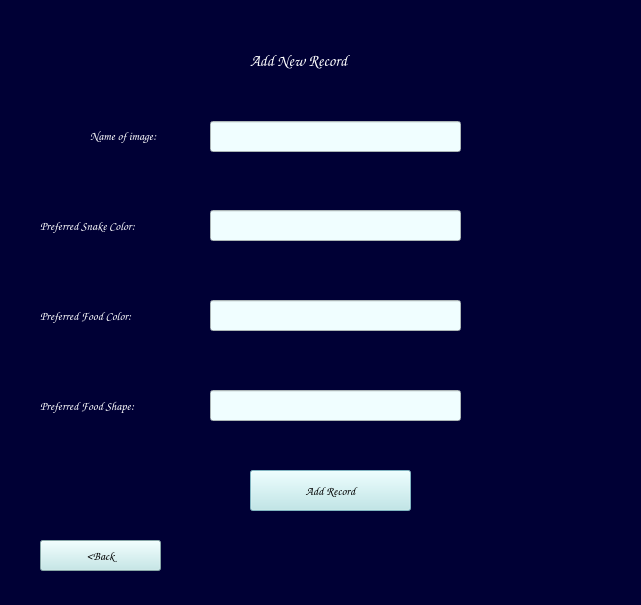
<?xml version="1.0" encoding="UTF-8"?>
<ui version="4.0">
 <class>Dialog</class>
 <widget class="QDialog" name="Dialog">
  <property name="geometry">
   <rect>
    <x>0</x>
    <y>0</y>
    <width>641</width>
    <height>605</height>
   </rect>
  </property>
  <property name="windowTitle">
   <string>Dialog</string>
  </property>
  <property name="styleSheet">
   <string notr="true">background-color: rgb(0, 0, 53);</string>
  </property>
  <widget class="QLabel" name="label_2">
   <property name="geometry">
    <rect>
     <x>40</x>
     <y>200</y>
     <width>161</width>
     <height>51</height>
    </rect>
   </property>
   <property name="font">
    <font>
     <family>Comic Sans MS</family>
     <pointsize>9</pointsize>
     <weight>50</weight>
     <bold>false</bold>
    </font>
   </property>
   <property name="styleSheet">
    <string notr="true">color: rgb(255, 255, 255);</string>
   </property>
   <property name="text">
    <string>Preferred Snake Color:</string>
   </property>
  </widget>
  <widget class="QLabel" name="label_3">
   <property name="geometry">
    <rect>
     <x>40</x>
     <y>290</y>
     <width>161</width>
     <height>51</height>
    </rect>
   </property>
   <property name="font">
    <font>
     <family>Comic Sans MS</family>
     <pointsize>9</pointsize>
     <weight>50</weight>
     <bold>false</bold>
    </font>
   </property>
   <property name="styleSheet">
    <string notr="true">color: rgb(255, 255, 255);</string>
   </property>
   <property name="text">
    <string>Preferred Food Color:</string>
   </property>
  </widget>
  <widget class="QLabel" name="label_4">
   <property name="geometry">
    <rect>
     <x>40</x>
     <y>380</y>
     <width>161</width>
     <height>51</height>
    </rect>
   </property>
   <property name="font">
    <font>
     <family>Comic Sans MS</family>
     <pointsize>9</pointsize>
     <weight>50</weight>
     <bold>false</bold>
    </font>
   </property>
   <property name="styleSheet">
    <string notr="true">color: rgb(255, 255, 255);</string>
   </property>
   <property name="text">
    <string>Preferred Food Shape:</string>
   </property>
  </widget>
  <widget class="QPushButton" name="addRecButton">
   <property name="enabled">
    <bool>true</bool>
   </property>
   <property name="geometry">
    <rect>
     <x>250</x>
     <y>470</y>
     <width>161</width>
     <height>41</height>
    </rect>
   </property>
   <property name="font">
    <font>
     <family>Comic Sans MS</family>
    </font>
   </property>
   <property name="styleSheet">
    <string notr="true">background-color: rgb(189, 232, 232);
selection-background-color: rgb(141, 198, 211);</string>
   </property>
   <property name="text">
    <string>Add Record</string>
   </property>
  </widget>
  <widget class="QLabel" name="label_5">
   <property name="geometry">
    <rect>
     <x>90</x>
     <y>110</y>
     <width>111</width>
     <height>51</height>
    </rect>
   </property>
   <property name="font">
    <font>
     <family>Comic Sans MS</family>
     <pointsize>9</pointsize>
     <weight>50</weight>
     <bold>false</bold>
    </font>
   </property>
   <property name="styleSheet">
    <string notr="true">color: rgb(255, 255, 255);</string>
   </property>
   <property name="text">
    <string>Name of image:</string>
   </property>
  </widget>
  <widget class="QLabel" name="label">
   <property name="geometry">
    <rect>
     <x>250</x>
     <y>30</y>
     <width>161</width>
     <height>61</height>
    </rect>
   </property>
   <property name="font">
    <font>
     <family>Comic Sans MS</family>
     <pointsize>12</pointsize>
     <weight>50</weight>
     <bold>false</bold>
    </font>
   </property>
   <property name="styleSheet">
    <string notr="true">color: rgb(255, 255, 255);</string>
   </property>
   <property name="text">
    <string>Add New Record</string>
   </property>
  </widget>
  <widget class="QLineEdit" name="Ntxt">
   <property name="geometry">
    <rect>
     <x>210</x>
     <y>121</y>
     <width>251</width>
     <height>31</height>
    </rect>
   </property>
   <property name="font">
    <font>
     <pointsize>10</pointsize>
    </font>
   </property>
   <property name="styleSheet">
    <string notr="true">background-color: rgb(240, 254, 255);</string>
   </property>
  </widget>
  <widget class="QLineEdit" name="SCtxt">
   <property name="geometry">
    <rect>
     <x>210</x>
     <y>210</y>
     <width>251</width>
     <height>31</height>
    </rect>
   </property>
   <property name="font">
    <font>
     <pointsize>10</pointsize>
    </font>
   </property>
   <property name="styleSheet">
    <string notr="true">background-color: rgb(240, 254, 255);</string>
   </property>
  </widget>
  <widget class="QLineEdit" name="FCtxt">
   <property name="geometry">
    <rect>
     <x>210</x>
     <y>300</y>
     <width>251</width>
     <height>31</height>
    </rect>
   </property>
   <property name="font">
    <font>
     <pointsize>10</pointsize>
    </font>
   </property>
   <property name="styleSheet">
    <string notr="true">background-color: rgb(240, 254, 255);</string>
   </property>
  </widget>
  <widget class="QLineEdit" name="FStxt">
   <property name="geometry">
    <rect>
     <x>210</x>
     <y>390</y>
     <width>251</width>
     <height>31</height>
    </rect>
   </property>
   <property name="font">
    <font>
     <pointsize>10</pointsize>
    </font>
   </property>
   <property name="styleSheet">
    <string notr="true">background-color: rgb(240, 254, 255);</string>
   </property>
  </widget>
  <widget class="QPushButton" name="backButton">
   <property name="enabled">
    <bool>true</bool>
   </property>
   <property name="geometry">
    <rect>
     <x>40</x>
     <y>540</y>
     <width>121</width>
     <height>31</height>
    </rect>
   </property>
   <property name="font">
    <font>
     <family>Comic Sans MS</family>
    </font>
   </property>
   <property name="styleSheet">
    <string notr="true">background-color: rgb(189, 232, 232);
selection-background-color: rgb(141, 198, 211);</string>
   </property>
   <property name="text">
    <string>&lt;Back</string>
   </property>
  </widget>
 </widget>
 <resources/>
 <connections/>
</ui>
